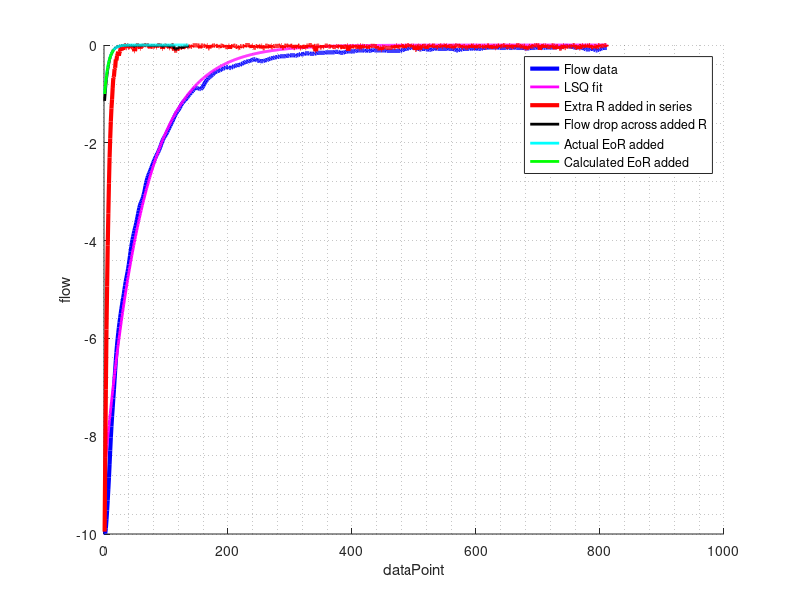

The MATLAB source for this figure:
pkg load communications

% Written by Sarah Howe in octave
% May not be compatible with matlab
%
% Playing with spirometry data

% Clean up
clc
close all
clear

% Automatic debugging
debug_on_interrupt(0);
debug_on_warning(1);
debug_on_error(1);

% Load some data
load SpirometryData.mat;
loops = data.Loops;
band = data.Banding;
normal = data.Normal;
inflated = data.Inflated;

% sampling frequency 125 Hz
Hz = 125;

% Atmospheric pressure in kpa
p_atm = 101.35; %kPa

%~~~~~~~~~~~~~~~~~~~~~~~~~~~~~~~~~~~~~~~~~~~~~
% Treating the data as from an EoR-circuit
%
% Flow is current
% Pressure is voltage
% Resistance is resistance
% Compliance is capacitance
%~~~~~~~~~~~~~~~~~~~~~~~~~~~~~~~~~~~~~~~~~~~~
% start loops
flow = loops.Flow;
pressure = loops.Pressure;

% time for plotting
time = (1:size(flow))*(1/Hz);

%-----------------------------------------------
% Looks like an EoR curve at end of forced exp?
% Let's fit a line to it :)
%-----------------------------------------------

% EoR curve range
start = 1190;
stop = 2000;

figure(1)
hold on
plot(flow(start:stop), 'b', 'linewidth', 3)
xlabel("dataPoint")
ylabel("flow")
grid minor
hold off

% Least squares fit of curve
curveStart = start;
curveDataEnd = stop;

% set stopping point of fit at certain %age flow drop
% (things get over constrained below 3% and fit gets bad)
drop = flow(curveDataEnd) + 0.1*(flow(curveStart)-flow(curveDataEnd));

% find the index of the stopping point
index = 0;
stillLooking = 1;
for i = curveStart:curveDataEnd
    if(stillLooking)
        if(flow(i) > drop)
            index = i;
            stillLooking = 0;
        end
    end
end
if index == 0
    error("Percentage flow drop specified not found in range")
end
curveStop = index;

% set up matrices
measurements = log(-flow(curveStart:curveStop)); %flow flipped for nicer maths
one = ones(1, (curveStop-curveStart)+1);
times = -(time(curveStart:curveStop)-time(curveStart));

% OMG least squares!!!
results = [one', times']\measurements;

clc % had to add this again, so annpoying =/

% extract info
startPoint = exp(results(1));
EoR = results(2)

% remake curve from info
times = -(time(curveStart:curveDataEnd)-time(curveStart));
newValues = -startPoint*exp(times*EoR); % flip flow to negative side

% compare new and old
figure(1)
hold on
plot(newValues, 'm',  'linewidth', 2)
hold off

%-----------------------------------------
% Saying you had some new resistance added
% could you differentiate them?
%-----------------------------------------
% come up with some new EoR
EoR_new = 20

% Add the new EoR to the old data to shift it
newValues = zeros(1, ((curveDataEnd-curveStart)+1));
for i = (1:length(times))
    newValues(i) = flow(i+curveStart) * exp(times(i)*EoR_new);
end

% mess the new data up - pad the start and add some noise
padLength = 12;
messyValues = awgn(newValues, 28);

% remove any noise that crosses or lies on the x-axis
filteredValues = zeros(1, length(messyValues));
smallPositiveNumber = 1e-8;
for i = 1:length(messyValues)
    if messyValues(i) >= 0
        filteredValues(i) = filteredValues(i-1);
    else
        filteredValues(i) = messyValues(i);
    end
end

figure(1)
hold on
plot(filteredValues, 'r', 'linewidth', 3)
hold off

%------------------------------------------------------
% Now we have some data with added resistance in series
% Try to separate it all again
%------------------------------------------------------
% have Q = Ae^(k*t)
% where A = Q(1)e^(EoR*t)

% when modelled flow goes below -1, the reduced flow explodes
% so reduced flow calculation is reduced to a smaller range
times = -(time(curveStart:curveStop)-time(curveStart));
filteredValues = filteredValues(1:(curveStop-curveStart)+1);

% model flow drop across spirometer's filter from known EoR
lowRFlow = -startPoint*exp(times*EoR);

% remove the known flow drop from flow
reducedFlow = filteredValues./lowRFlow;

figure(1)
hold on
plot(-reducedFlow, 'k', 'linewidth', 2)
plot(-exp(times*EoR_new), 'c', 'linewidth', 2)
hold off

% set stopping point of fit at certain %age flow drop
% (things get over constrained below 3% and fit gets bad)
curveLength = length(reducedFlow);
drop = reducedFlow(curveLength) + 0.05*(reducedFlow(1)-reducedFlow(curveLength));

% find the index of the stopping point for the new curve
index = 0;
stillLooking = 1;
for i = 1:curveLength
    if(stillLooking)
        if(reducedFlow(i) < drop)
            index = i;
            stillLooking = 0;
        end
    end
end
if index == 0
    error("Percentage flow drop specified not found in range")
end
curveStop = index;

% redefine time for percentage pressure drop
times = -(time(curveStart:(curveStart+curveStop))-time(curveStart));
reducedFlow = reducedFlow(1:curveStop+1);

% find EoR for added flow drop
EoR_est = times'\log(reducedFlow)'

figure(1)
hold on
plot(-exp(times*EoR_est), 'g', 'linewidth', 2)
legend("Flow data", ...
        "LSQ fit", ...
        "Extra R added in series", ...
        "Flow drop across added R", ...
        "Actual EoR added", ...
        "Calculated EoR added");
hold off

EoR_Percent_error = abs((1 - EoR_est/EoR_new)) * 100

%----------------------------
% Say added R = 1 cmH20
%----------------------------
R_addedInSeries = 1
E = EoR_est*R_addedInSeries
R_spirometerFilter = 1/(EoR/E)
